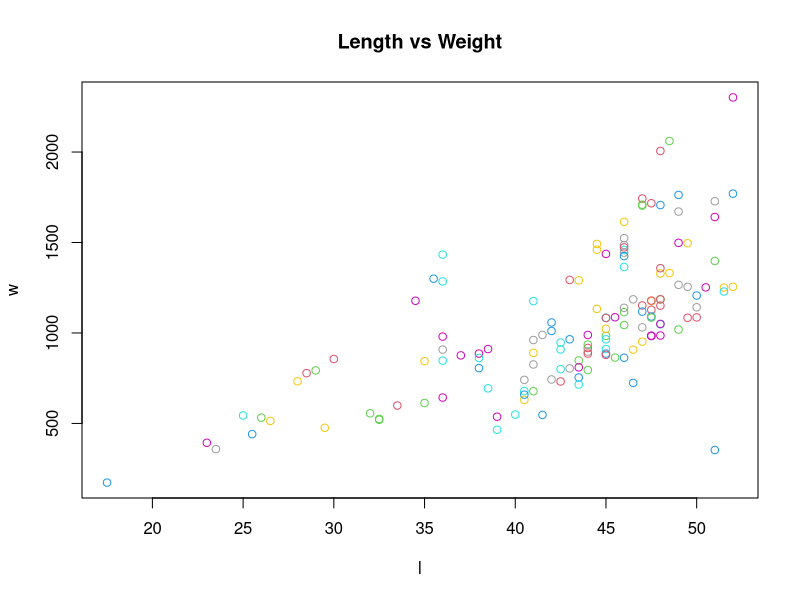
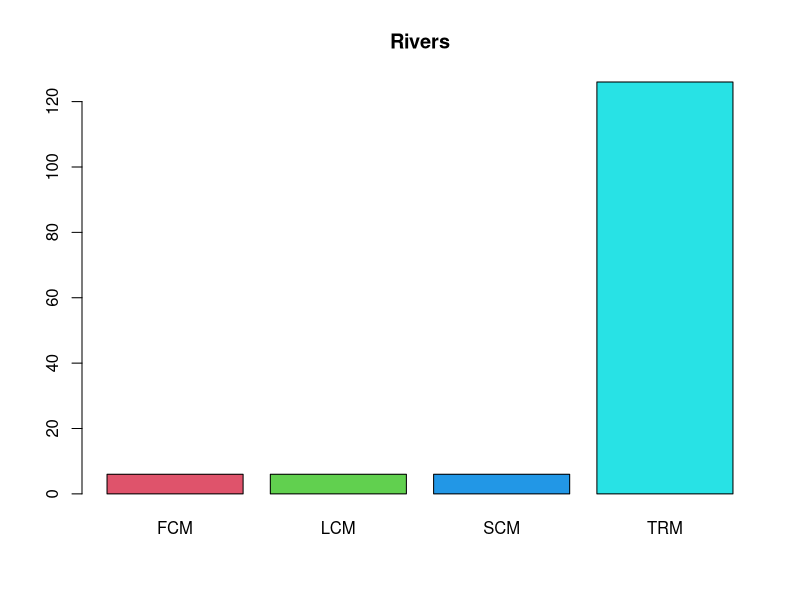
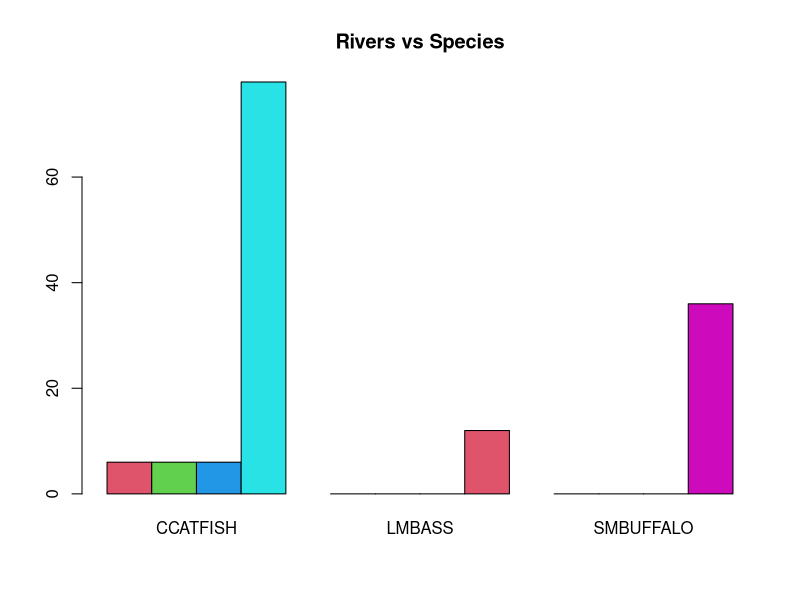
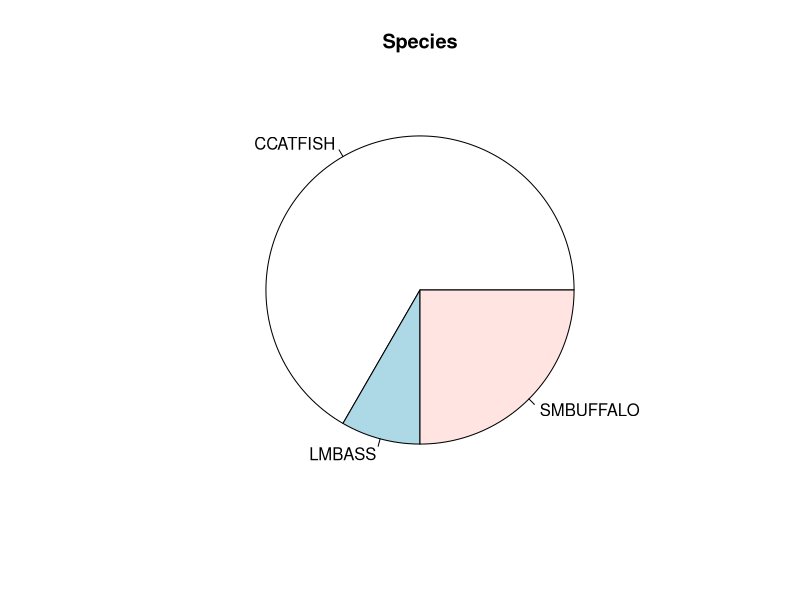
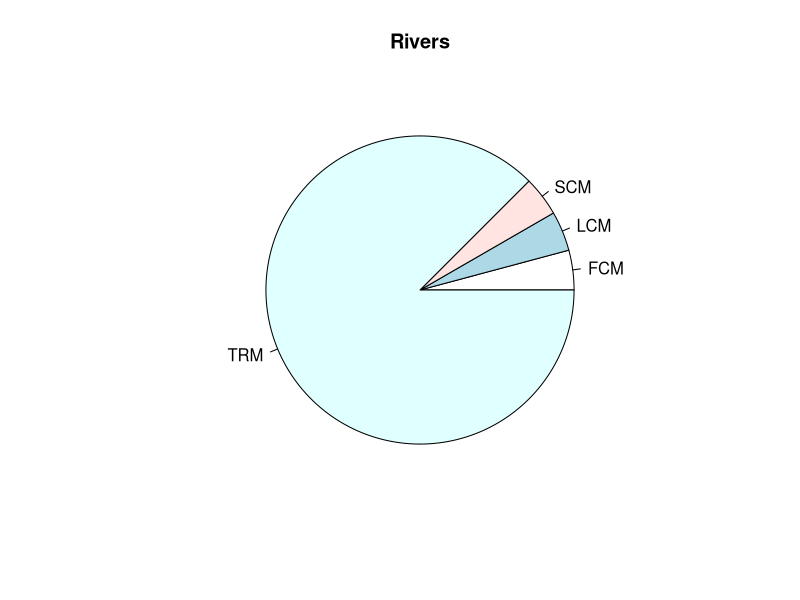
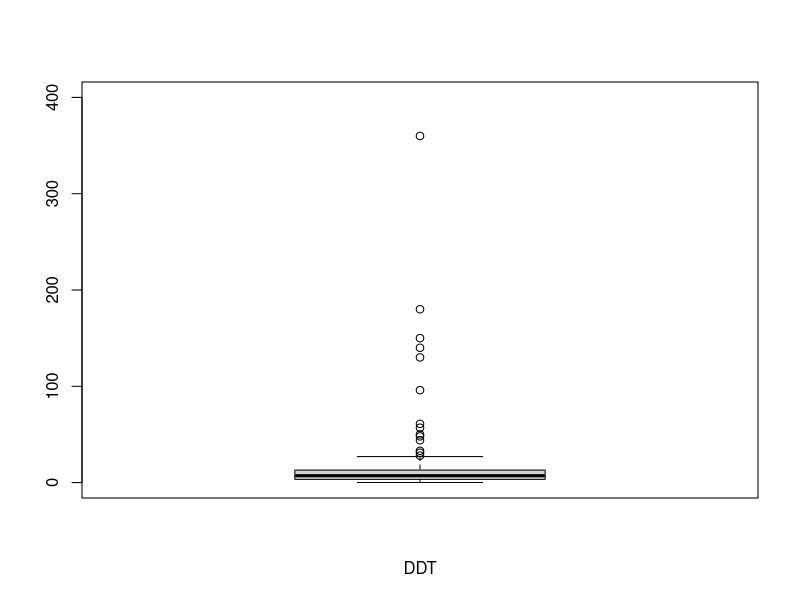
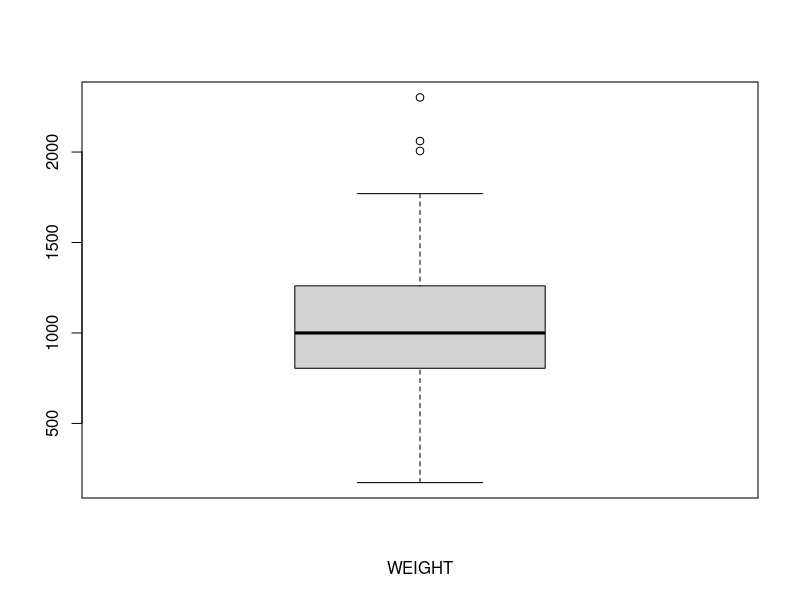
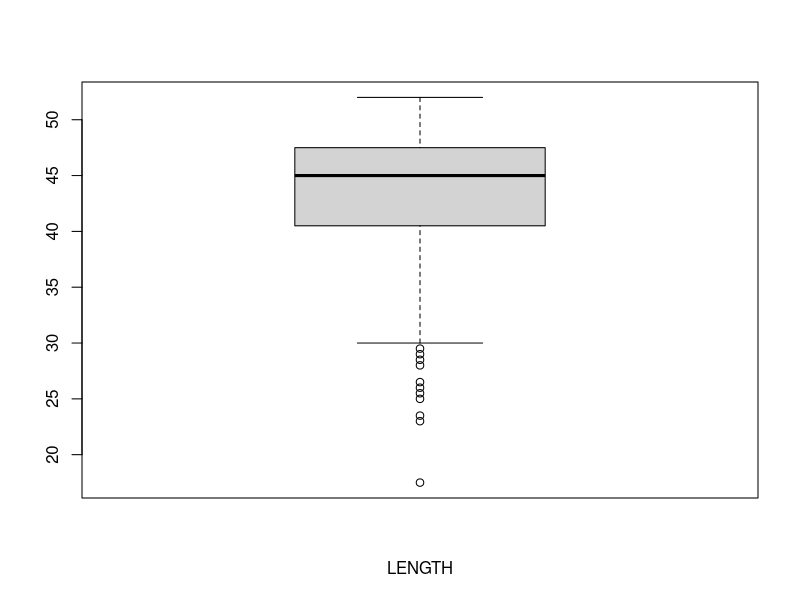

The R script that drew these images, in order:
## ---- chunk 1
knitr::opts_chunk$set(echo = TRUE)
## ---- chunk 2
getwd()
## ---- chunk 3
ddt <- read.csv("DDT.csv")
head(ddt)
## ---- chunk 4
species <- ddt$SPECIES
print(species)
## ---- chunk 5
with(ddt, ddt[SPECIES == "LMBASS" & WEIGHT > 800,])
## ---- chunk 6
with(ddt, ddt[RIVER == "SCM" & DDT > 4.0,])

## ---- chunk 7
l = ddt$LENGTH
mean(l)
## ---- chunk 8
w = ddt$WEIGHT
sd(w)
## ---- chunk 9
plot(l, w, col = 10:16, main = "Length vs Weight")
## ---- chunk 10
riv = ddt$RIVER
table(riv)
## ---- chunk 11
tableR = table(riv)
barplot(tableR, col = 10:16, main = "Rivers")
## ---- chunk 12
table(riv, species)
## ---- chunk 13
tableRxS = table(riv, species)
barplot(tableRxS, beside = TRUE, col = 10:16, main = "Rivers vs Species")
## ---- chunk 14
pie(table(species), main = "Species")
## ---- chunk 15
pie(table(riv), main = "Rivers")
## ---- chunk 16
boxplot(ddt$DDT, xlab = "DDT", ylim = c(0,400))
## ---- chunk 17
boxplot(w, xlab = "WEIGHT")
## ---- chunk 18
boxplot(l, xlab = "LENGTH")
## ---- chunk 19
RIVERS = ddt$RIVER
coplot(l~w | RIVERS, col = 10:16, xlab = "Weight", ylab = "Length")

## ---- chunk 20
library(ggplot2)
box1 = ggplot(data = ddt, aes(x = SPECIES, y = WEIGHT))
box1 = box1 + geom_boxplot(aes(fill = RIVER)) + labs(title = "Joshua Lee")
box1
## ---- chunk 21
violin1 = ggplot(data = ddt, aes(x = RIVER, y = LENGTH))
violin1 = violin1 + geom_violin(aes(fill = SPECIES)) + labs(title = "Joshua Lee")
violin1
## ---- chunk 22
scatter1 = ggplot(data = ddt, aes(x = WEIGHT, y = LENGTH), aes(fill = SPECIES))
scatter1 = scatter1 + geom_point(aes(colour = SPECIES)) + labs(title = "Joshua Lee")
scatter1
